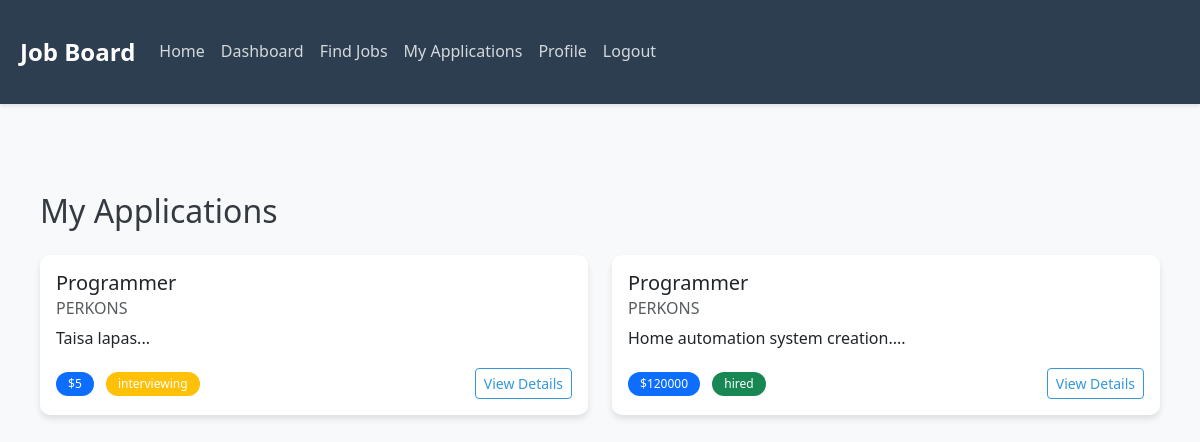
The page /my_applications (signed in) on the database its author committed.
### tables this page shows
CREATE TABLE application (
                id INTEGER PRIMARY KEY AUTOINCREMENT,
                user_id INTEGER NOT NULL,
                job_id INTEGER NOT NULL,
                status TEXT NOT NULL,
                message TEXT,
                created_at TIMESTAMP DEFAULT CURRENT_TIMESTAMP,
                FOREIGN KEY (user_id) REFERENCES user (id),
                FOREIGN KEY (job_id) REFERENCES job (id)
            );

CREATE TABLE job (
                id INTEGER PRIMARY KEY AUTOINCREMENT,
                title TEXT NOT NULL,
                description TEXT NOT NULL,
                requirements TEXT NOT NULL,
                salary INTEGER NOT NULL,
                company_id INTEGER NOT NULL,
                created_at TIMESTAMP DEFAULT CURRENT_TIMESTAMP,
                FOREIGN KEY (company_id) REFERENCES company (id)
            );

CREATE TABLE company (
                id INTEGER PRIMARY KEY AUTOINCREMENT,
                name TEXT NOT NULL,
                location TEXT NOT NULL,
                industry TEXT NOT NULL,
                owner_id INTEGER NOT NULL,
                FOREIGN KEY (owner_id) REFERENCES user (id)
            );

### app.py (the view)
@app.route('/my_applications')
@login_required
def my_applications():
    if current_user.role != 'job_seeker':
        return redirect(url_for('dashboard'))
    db = get_db()
    cursor = db.cursor()
    cursor.execute('''
        SELECT a.*, j.title as job_title, j.description as job_description, j.salary, c.name as company_name
        FROM application a
        JOIN job j ON a.job_id = j.id
        JOIN company c ON j.company_id = c.id
        WHERE a.user_id = ?
        ORDER BY a.id DESC
    ''', (current_user.id,))
    applications = cursor.fetchall()
    db.close()
    return render_template('my_applications.html', applications=applications)

### app.py (called while the page is built)
def get_db():
    db = sqlite3.connect(DATABASE)
    db.row_factory = sqlite3.Row
    return db

@login_manager.user_loader
def load_user(user_id):
    db = get_db()
    cursor = db.cursor()
    cursor.execute('SELECT * FROM user WHERE id = ?', (user_id,))
    user_data = cursor.fetchone()
    db.close()
    if user_data:
        return User(user_data['id'], user_data['name'], user_data['email'],
                   user_data['password'], user_data['role'])
    return None

### templates/my_applications.html (shortened to what this page needs)
{% extends "base.html" %}
{% block content %}
<div class="container mt-4">
    <h2 class="mb-4">My Applications</h2>
    {% if applications %}
        <div class="row">
            {% for application in applications %}
            <div class="col-md-6 mb-4">
                <div class="card">
                    <div class="card-body">
                        <h5 class="card-title">{{ application['job_title'] }}</h5>
                        <h6 class="card-subtitle mb-2 text-muted">{{ application['company_name'] }}</h6>
                        <p class="card-text">{{ application['job_description'][:200] }}...</p>
                        <div class="d-flex justify-content-between align-items-center">
                            <div>
                                <span class="badge bg-primary me-2">${{ application['salary'] }}</span>
                                <span class="badge {% if application['status'] == 'applied' %}bg-primary
                                                {% elif application['status'] == 'interviewing' %}bg-warning
                                                {% else %}bg-success{% endif %}">
                                    {{ application['status'] }}
                                </span>
                            </div>
                            <div>
                                <a href="{{ url_for('job_details', job_id=application['job_id']) }}" class="btn btn-outline-primary btn-sm">View Details</a>
                            </div>
                        </div>
                    </div>
                </div>
            </div>
            {% endfor %}
        </div>
    {% else %}
        <div class="alert alert-info">
            You haven't applied to any jobs yet. <a href="{{ url_for('find_jobs') }}" class="alert-link">Find jobs</a> to apply.
        </div>
    {% endif %}
</div>
{% endblock %}

### static/css/styles.css (style rules this page uses)
:root { --primary-color: #2c3e50; --secondary-color: #3498db; --accent-color: #e74c3c; --light-gray: #f8f9fa; --dark-gray: #343a40; --success-color: #2ecc71; --warning-color: #f1c40f; --danger-color: #e74c3c; }
body { font-family: 'Segoe UI', Tahoma, Geneva, Verdana, sans-serif; line-height: 1.6; color: var(--dark-gray); background-color: var(--light-gray); }
.card { border: none; border-radius: 10px; box-shadow: 0 4px 6px rgba(0,0,0,0.1); transition: transform 0.3s ease, box-shadow 0.3s ease; }
.btn-outline-primary { color: var(--secondary-color); border-color: var(--secondary-color); }
.badge { padding: 0.5em 1em; border-radius: 20px; font-weight: 500; }

### templates/base.html (style rules this page uses)
.container { max-width: 1200px; margin: 0 auto; padding: 20px; }

### rows shown on the page
application: job_title "Programmer", company_name "PERKONS", description "Taisa lapas", salary "5", status "interviewing"
application: job_title "Programmer", company_name "PERKONS", description "Home automation system creation.", salary "120000", status "hired"
